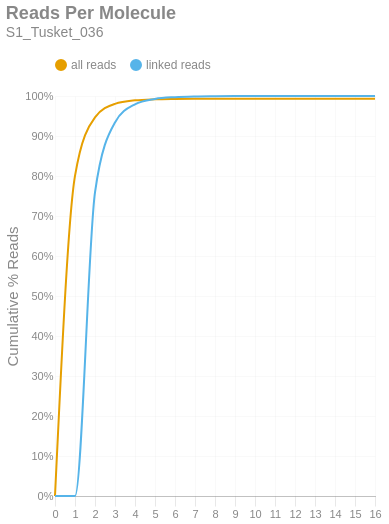

Here is the notebook cell this chart was saved with:
### Markdown cell above
### Reads per Molecule
This chart shows the cumulative distribution of the number of reads per linked molecule. That is, how many alignments are associated with a unique molecule. This excludes the number of reads associated with invalid or absent linked-read barcodes. The `linked` histogram is the percentages recalculated when disregarding singletons.

### Code cell
if SKIPLR:
    print_html(f"Skipped")
else:
    counts = np.bincount(valids['reads'].cast(pl.Int64).to_numpy())
    weighted = counts * np.arange(len(counts))
    all_perc = weighted / n_reads
    linked_perc = weighted / n_linked_reads
    linked_perc[1] = 0
    binned_df = pl.DataFrame({
        'readsper': list(range(len(counts))),
        'all reads (cumsum)': np.cumsum(all_perc).tolist(),
        'linked reads (cumsum)': np.cumsum(linked_perc).tolist(),
    })

    with SafeRender(binned_df):
        (
            density_plot(binned_df, 'Reads Per Molecule', samplename, 'readspmol')
            .encode(
                x=alt.X('readsper:O', title=None).axis(labelAngle=0).scale(padding=0),
                y=alt.Y('value:Q', title='Cumulative % Reads').axis(format='%').stack(False),
                color=alt.Color("key:N").scale(domain=["all reads", "linked reads"]),
                tooltip=[
                    alt.Tooltip("key:N", title="Data Type"),
                    alt.Tooltip("readsper:O", title="Reads Per Molecule"),
                    alt.Tooltip("value:Q", format=".2%", title="% Reads (Cum.)")
                ]            
            )
        ).display()

### Figure 1 — Vega-Lite specification as saved in the notebook (floating-point values rounded to 4 significant figures)
{"width": "container", "height": 400, "config": {"title": {"anchor": "start", "dy": -15, "fontSize": 18, "color": "#888888", "subtitleColor": "#888888", "subtitleFontSize": 14}, "arc": {"fill": "#0072B2"}, "axis": {"domainColor": "#888888", "domainWidth": 0.5, "gridWidth": 0.2, "grid": false, "titleFontWeight": 400, "titleFontSize": 15, "labelFontSize": 11, "labelColor": "#888888", "tickColor": "#888888", "tickWidth": 0.2, "titleColor": "#888888"}, "axisBand": {"grid": false}, "axisX": {"grid": true, "tickSize": 10, "domainCap": "round"}, "axisY": {"domain": false, "grid": true, "tickSize": 0, "domainCap": "round"}, "background": "transparent", "header": {"labelFontSize": 15, "labelColor": "#888888", "titleFontSize": 15, "titleFontWeight": 600, "titleColor": "#888888"}, "legend": {"labelFont": "sans-serif", "labelFontSize": 12, "labelColor": "#888888", "symbolSize": 100, "symbolType": "circle", "titleFontSize": 12, "titlePadding": 10, "titleColor": "#888888", "title": null, "orient": "top"}, "range": {"category": ["#E69F00", "#56B4E9", "#009E73", "#F0E442", "#0072B2", "#D55E00", "#CC79A7", "#000000"], "diverging": ["#cfe8f3", "#a2d4ec", "#73bfe2", "#46abdb", "#1696d2", "#12719e"]}, "area": {"fill": "#0072B2", "fillOpacity": 0.7, "line": true, "strokeOpacity": 0.7}, "line": {"color": "#0072B2", "stroke": "#0072B2", "strokeWidth": 2}, "trail": {"color": "#0072B2", "stroke": "#0072B2", "strokeWidth": 0, "size": 1}, "point": {"filled": true, "fillOpacity": 1.0, "size": 95}, "text": {"color": "#888888", "fontSize": 11, "align": "right", "fontWeight": 400, "size": 11}, "bar": {"fill": "#0072B2", "stroke": null}, "view": {"stroke": null, "continuousWidth": 660, "continuousHeight": 400}}, "data": {"name": "data-fe75d64934822e8bdc6a141e89f452dc"}, "mark": {"type": "line", "interpolate": "monotone", "point": {"opacity": 0, "size": 275}}, "encoding": {"color": {"field": "key", "scale": {"domain": ["all reads", "linked reads"]}, "type": "nominal"}, "tooltip": [{"field": "key", "title": "Data Type", "type": "nominal"}, {"field": "readsper", "title": "Reads Per Molecule", "type": "ordinal"}, {"field": "value", "format": ".2%", "title": "% Reads (Cum.)", "type": "quantitative"}], "x": {"axis": {"labelAngle": 0}, "field": "readsper", "scale": {"padding": 0}, "title": null, "type": "ordinal"}, "y": {"axis": {"format": "%"}, "field": "value", "stack": false, "title": "Cumulative % Reads", "type": "quantitative"}}, "params": [{"name": "param_c36ac31b6afebe62", "select": {"type": "point", "fields": ["key"]}, "bind": "legend"}], "title": {"text": "Reads Per Molecule", "subtitle": "S1_Tusket_036"}, "transform": [{"fold": ["all reads (cumsum)", "linked reads (cumsum)"]}, {"calculate": "replace(datum.key, ' (cumsum)', '')", "as": "key"}, {"filter": {"param": "param_c36ac31b6afebe62"}}], "usermeta": {"embedOptions": {"downloadFileName": "S1_Tusket_036.readspmol"}}, "$schema": "https://vega.github.io/schema/vega-lite/v6.1.0.json", "datasets": {"data-fe75d64934822e8bdc6a141e89f452dc": [{"readsper": 0, "all reads (cumsum)": 0.0, "linked reads (cumsum)": 0.0}, {"readsper": 1, "all reads (cumsum)": 0.8002, "linked reads (cumsum)": 0.0}, {"readsper": 2, "all reads (cumsum)": 0.9467, "linked reads (cumsum)": 0.7593}, {"readsper": 3, "all reads (cumsum)": 0.9804, "linked reads (cumsum)": 0.934}, {"readsper": 4, "all reads (cumsum)": 0.9891, "linked reads (cumsum)": 0.9792}, {"readsper": 5, "all reads (cumsum)": 0.9917, "linked reads (cumsum)": 0.9927}, {"readsper": 6, "all reads (cumsum)": 0.9926, "linked reads (cumsum)": 0.9971}, {"readsper": 7, "all reads (cumsum)": 0.9929, "linked reads (cumsum)": 0.9989}, {"readsper": 8, "all reads (cumsum)": 0.993, "linked reads (cumsum)": 0.9995}, {"readsper": 9, "all reads (cumsum)": 0.9931, "linked reads (cumsum)": 0.9998}, {"readsper": 10, "all reads (cumsum)": 0.9931, "linked reads (cumsum)": 0.9999}, {"readsper": 11, "all reads (cumsum)": 0.9931, "linked reads (cumsum)": 1.0}, {"readsper": 12, "all reads (cumsum)": 0.9931, "linked reads (cumsum)": 1.0}, {"readsper": 13, "all reads (cumsum)": 0.9931, "linked reads (cumsum)": 1.0}, {"readsper": 14, "all reads (cumsum)": 0.9931, "linked reads (cumsum)": 1.0}, {"readsper": 15, "all reads (cumsum)": 0.9931, "linked reads (cumsum)": 1.0}, {"readsper": 16, "all reads (cumsum)": 0.9931, "linked reads (cumsum)": 1.0}]}}
